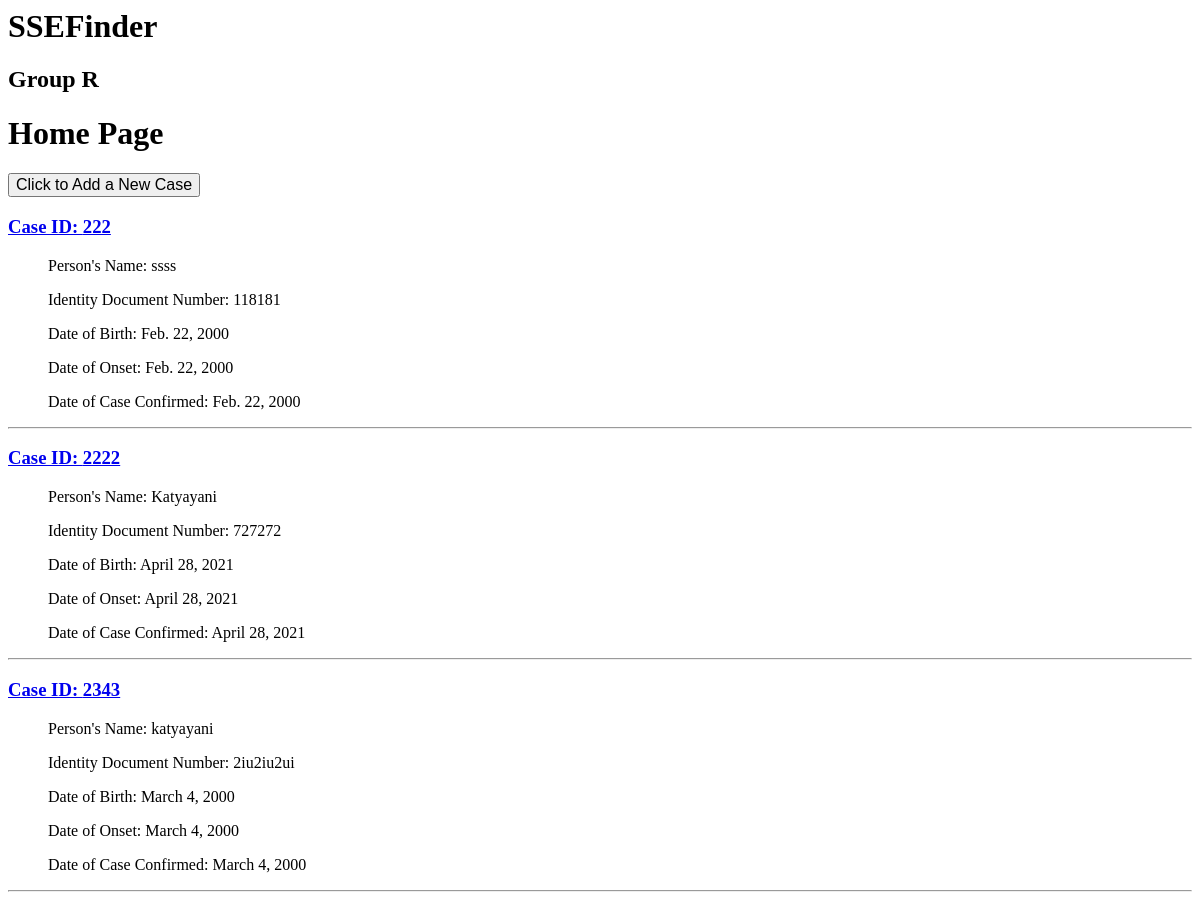
The app's page /users/home_page, older data.
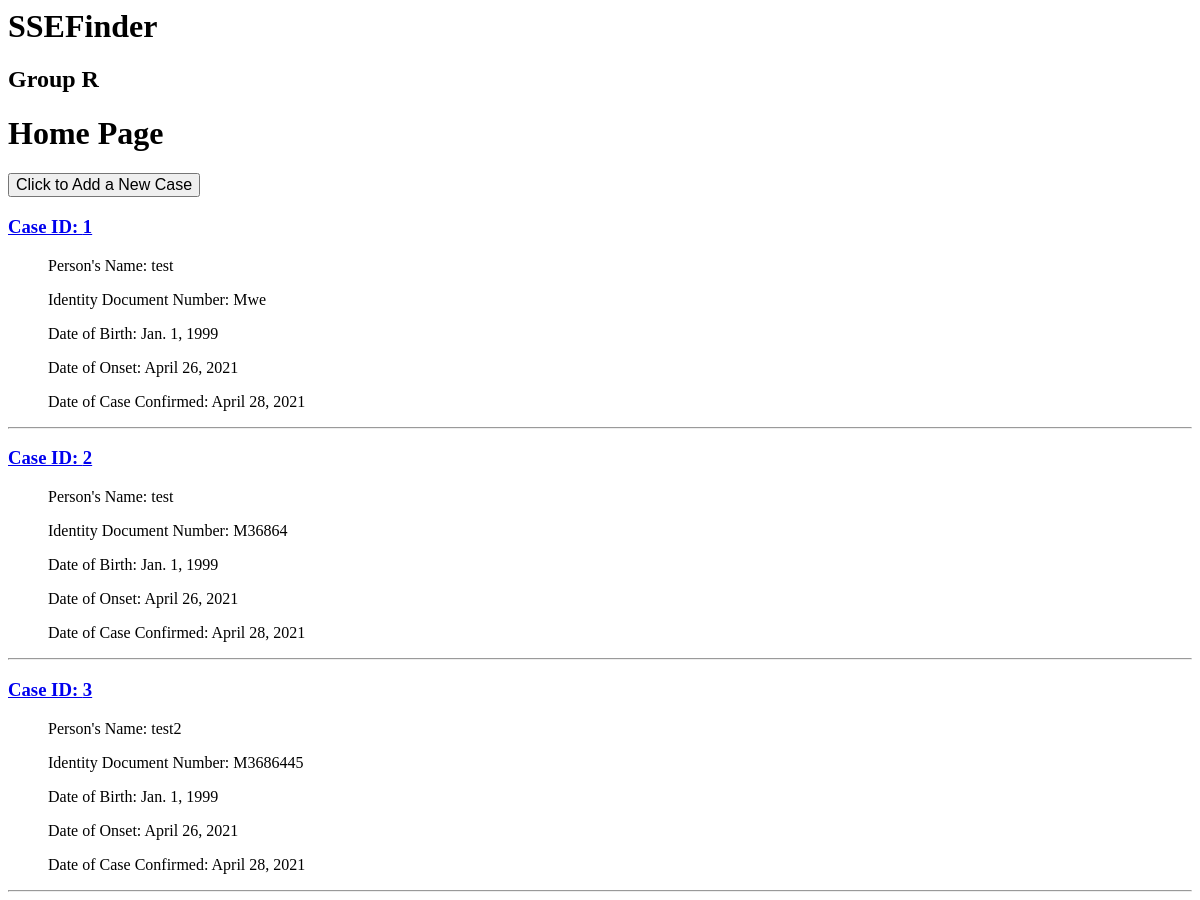
The same page, newer data.
### users/models.py (models this page shows)
class Case(models.Model):
    case_no = models.IntegerField(primary_key=True)
    name = models.CharField(max_length=200)
    id_num = models.CharField(max_length=9, unique = True)
    dob = models.DateField()
    symp_date = models.DateField()
    confirm_date = models.DateField()
    def __str__(self):
        return str(self.case_no)

### users/views.py (the view)
# urls.py: path('home_page', views.home_page_view.as_view(), name='home'),
class home_page_view(ListView):
    model = Case
    template_name = 'home_page.html'

### users/templates/home_page.html
<h1> SSEFinder </h1>
<h2> Group R  </h2>
<h1> Home Page </h1>
<form action="{% url 'add_case' %}" method="get">
    <input style="font-size:100%;" type="submit" value="Click to Add a New Case">
</form>
  {% for case in object_list %}
  <a href="{% url 'case_events_details' case %}">
    <h3>Case ID: {{ case.case_no }}</h3>
  </a>
    <ul>Person's Name: {{ case.name }}</ul>
    <ul>Identity Document Number: {{ case.id_num }}</ul>
    <ul>Date of Birth: {{ case.dob }}</ul>
    <ul>Date of Onset: {{ case.symp_date }}</ul>
    <ul>Date of Case Confirmed: {{ case.confirm_date }}</ul>
  <hr/>
  {% empty %}
  <li>No case is recorded</li>
  {% endfor %}

Row changes from the older to the newer data that the page shows:
removed Case: case_no "222", name "ssss", id_num "118181", dob "Feb. 22, 2000", symp_date "Feb. 22, 2000", confirm_date "Feb. 22, 2000"
removed Case: case_no "2222", name "Katyayani", id_num "727272", dob "April 28, 2021", symp_date "April 28, 2021", confirm_date "April 28, 2021"
removed Case: case_no "2343", name "katyayani", id_num "2iu2iu2ui", dob "March 4, 2000", symp_date "March 4, 2000", confirm_date "March 4, 2000"
added Case: case_no "1", name "test", id_num "Mwe", dob "Jan. 1, 1999", symp_date "April 26, 2021", confirm_date "April 28, 2021"
added Case: case_no "2", name "test", id_num "M36864", dob "Jan. 1, 1999", symp_date "April 26, 2021", confirm_date "April 28, 2021"
added Case: case_no "3", name "test2", id_num "M3686445", dob "Jan. 1, 1999", symp_date "April 26, 2021", confirm_date "April 28, 2021"
